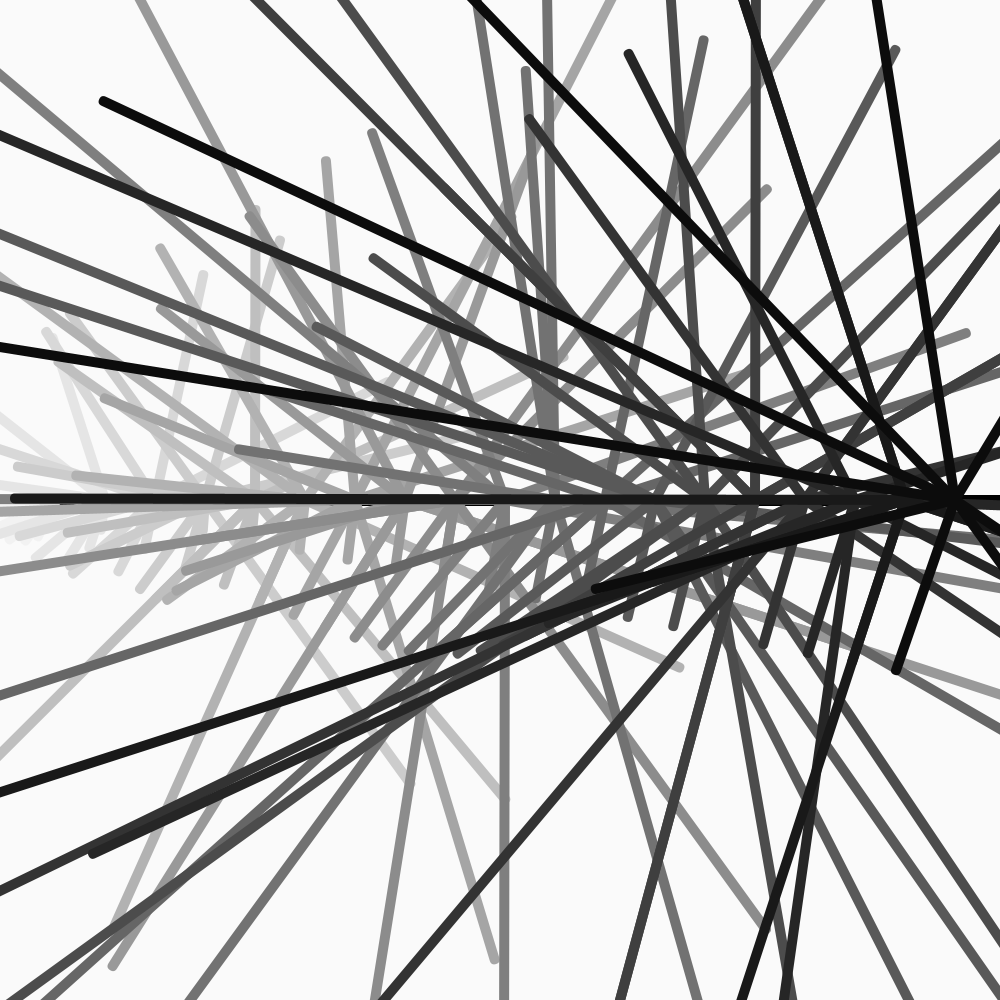
Frame 1 (no input)
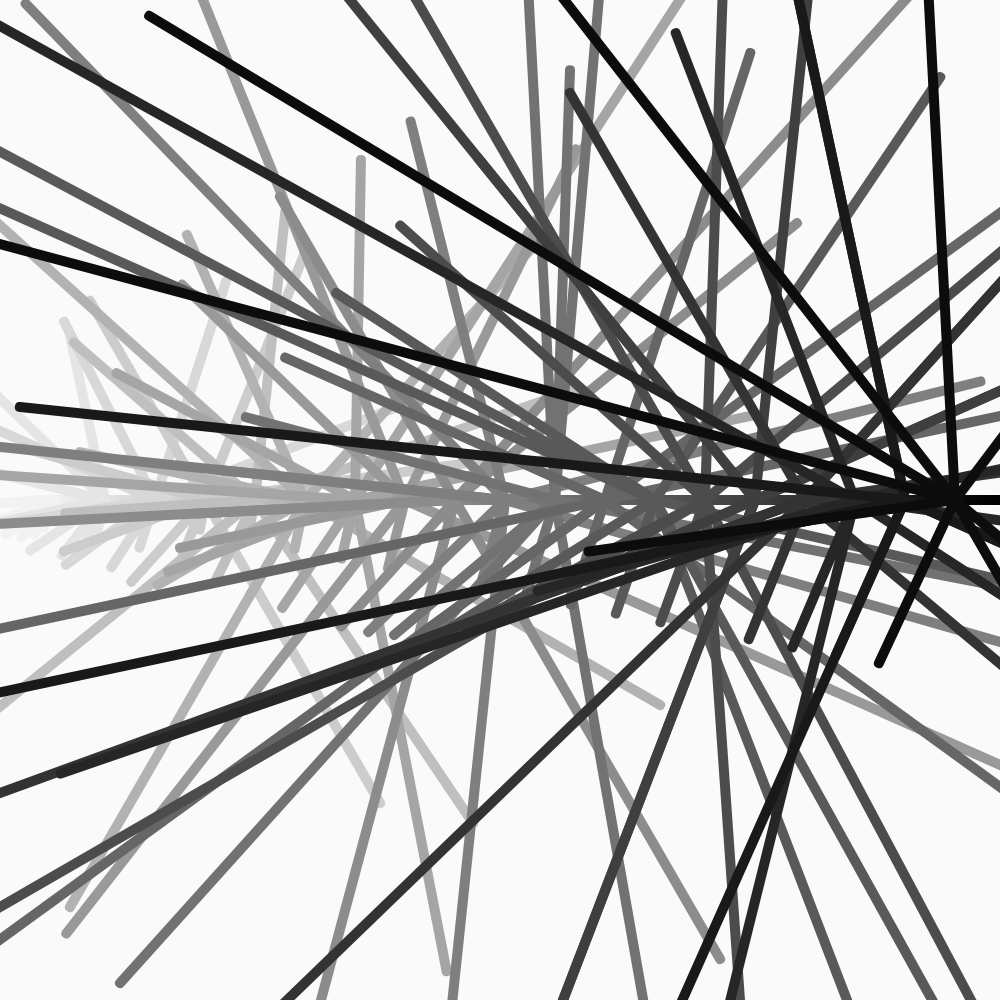
Frame 60 (the mouse pressed at the canvas centre just before this capture)
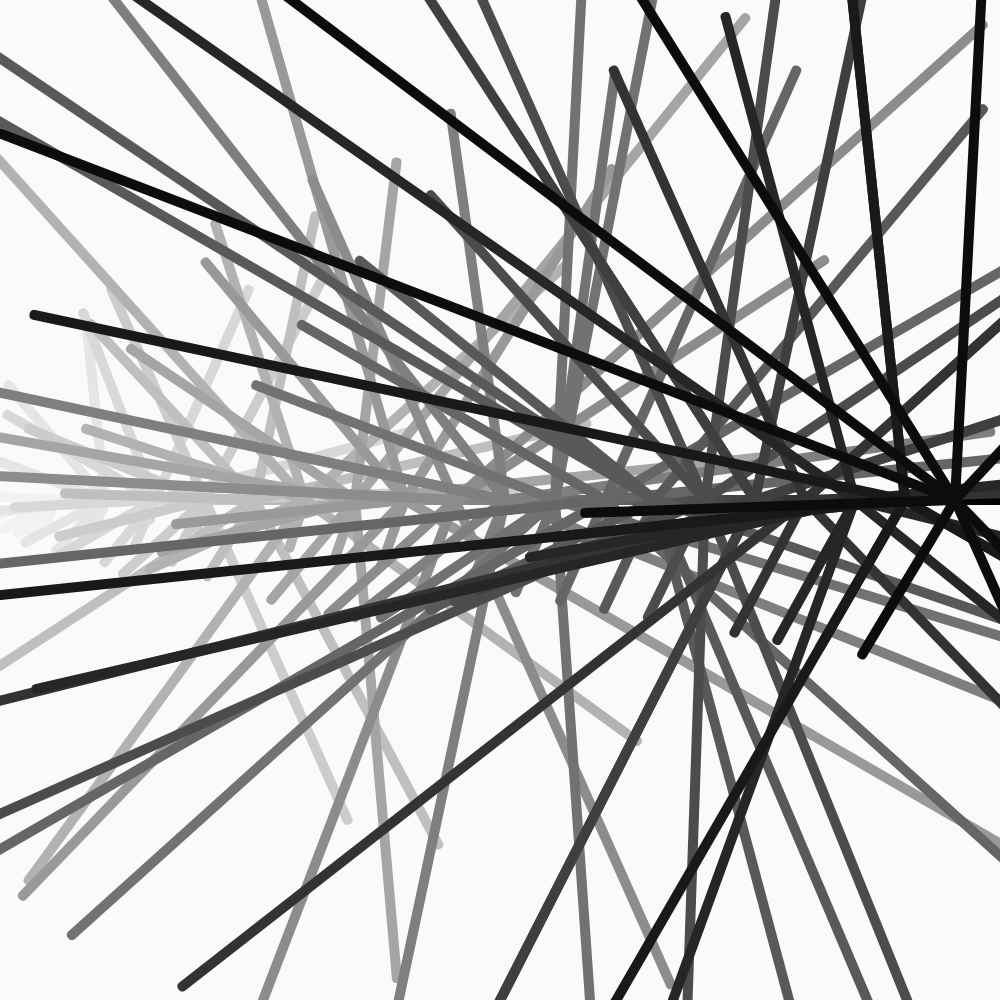
Frame 120 (the mouse held since frame 60 and released just before this capture)

The Processing sketch that drew these frames (run headless with seeded random() and noise(); from frame 60 on, the mouse is pressed at the canvas centre):

// Processing sketch: Lines
// ── Lines.pde
float unit = 50;
float rect_width = 10;
float rect_corner = 15;
float pattern_count = 10;
float speed = 0.1;


void setup() {
  size(1000, 1000);
  background(250);
}

float counter = 0;
int toggle = -1;
void draw() {
  
  counter += speed;
  
  background(250, 10);
  for (int i = 0; i < width; i ++) {
    float colorValue = map(i, 0, width, 255, 0);
    fill(colorValue);
   ellipse(i, height/2, rect_width, rect_width); 
  }
  for (int i = 0; i < width / unit; i++) {
    for (int j = 0; j < pattern_count; j++) {
      pushMatrix();
      translate(i * unit + rect_width / 2, width / 2);
      rotate(radians(counter + i*j*j));
      translate(-rect_width/2, -rect_width/2);
      noStroke();
      float colorValue = map(i, 0, width / unit, 255, 0);
      fill(colorValue);
      rect(0, 0, rect_width, i * rect_width * j, rect_corner);
      popMatrix();
    }
  }
}
